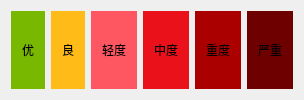
                               <widget class="QWidget" name="widget_5" native="true">
                                <layout class="QHBoxLayout" name="horizontalLayout_6">
                                 <item>
                                  <widget class="QLabel" name="label_14">
                                   <property name="styleSheet">
                                    <string notr="true">background-color: rgb(121, 184, 0);
padding:8px;</string>
                                   </property>
                                   <property name="text">
                                    <string>优</string>
                                   </property>
                                  </widget>
                                 </item>
                                 <item>
                                  <widget class="QLabel" name="label_15">
                                   <property name="styleSheet">
                                    <string notr="true">background-color: rgb(255, 187, 23);
font: 700 9pt &quot;Microsoft YaHei UI&quot;;
padding:8px;</string>
                                   </property>
                                   <property name="text">
                                    <string>良</string>
                                   </property>
                                  </widget>
                                 </item>
                                 <item>
                                  <widget class="QLabel" name="label_16">
                                   <property name="styleSheet">
                                    <string notr="true">background-color: rgb(255, 87, 97);
padding:8px;</string>
                                   </property>
                                   <property name="text">
                                    <string>轻度</string>
                                   </property>
                                  </widget>
                                 </item>
                                 <item>
                                  <widget class="QLabel" name="label_17">
                                   <property name="styleSheet">
                                    <string notr="true">background-color: rgb(235, 17, 27);
padding:8px;</string>
                                   </property>
                                   <property name="text">
                                    <string>中度</string>
                                   </property>
                                  </widget>
                                 </item>
                                 <item>
                                  <widget class="QLabel" name="label_18">
                                   <property name="styleSheet">
                                    <string notr="true">background-color: rgb(170, 0, 0);
padding:8px;</string>
                                   </property>
                                   <property name="text">
                                    <string>重度</string>
                                   </property>
                                  </widget>
                                 </item>
                                 <item>
                                  <widget class="QLabel" name="label_19">
                                   <property name="styleSheet">
                                    <string notr="true">background-color: rgb(110, 0, 0);
padding:8px;</string>
                                   </property>
                                   <property name="text">
                                    <string>严重</string>
                                   </property>
                                  </widget>
                                 </item>
                                </layout>
                               </widget>
